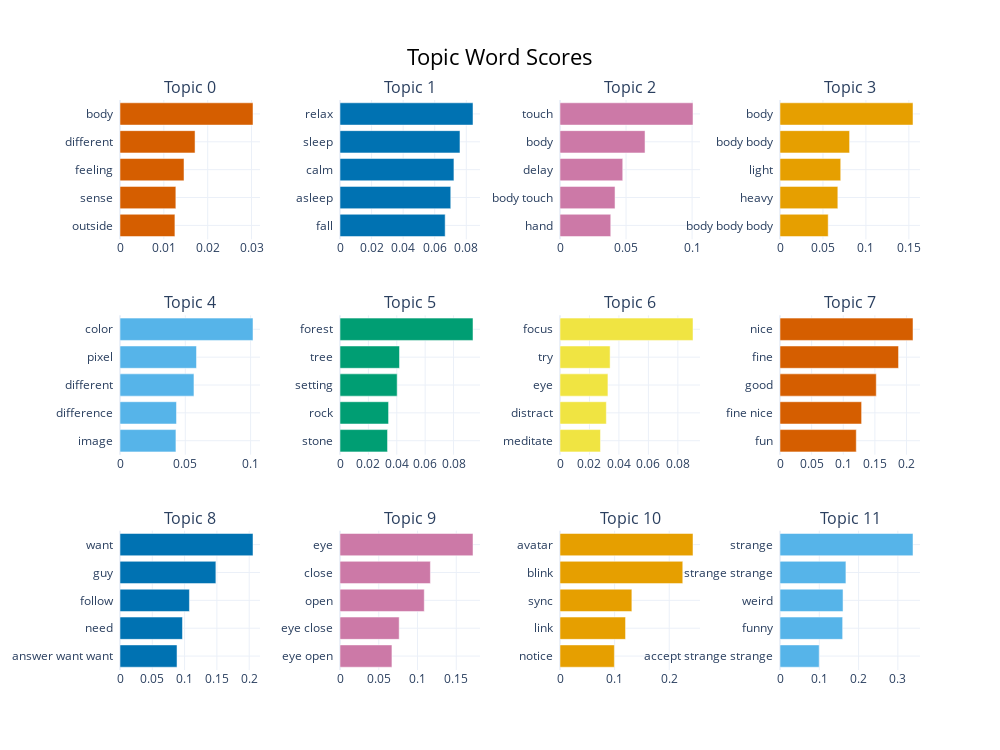

The notebook cell saved with this chart:
### Code cell
topic_model.visualize_barchart(top_n_topics=16)

### Figure 1 — Plotly figure (JSON) as saved in the notebook; plotly's stock layout.template omitted (floating-point values rounded to 4 significant figures)
{"data": [{"marker": {"color": "#D55E00"}, "orientation": "h", "type": "bar", "x": [0.01253, 0.01274, 0.0146, 0.01712, 0.03033], "xaxis": "x", "y": ["outside  ", "sense  ", "feeling  ", "different  ", "body  "], "yaxis": "y"}, {"marker": {"color": "#0072B2"}, "orientation": "h", "type": "bar", "x": [0.06662, 0.07015, 0.07216, 0.07599, 0.08424], "xaxis": "x2", "y": ["fall  ", "asleep  ", "calm  ", "sleep  ", "relax  "], "yaxis": "y2"}, {"marker": {"color": "#CC79A7"}, "orientation": "h", "type": "bar", "x": [0.03842, 0.04166, 0.0475, 0.06437, 0.1007], "xaxis": "x3", "y": ["hand  ", "body touch  ", "delay  ", "body  ", "touch  "], "yaxis": "y3"}, {"marker": {"color": "#E69F00"}, "orientation": "h", "type": "bar", "x": [0.0561, 0.06732, 0.0707, 0.081, 0.1548], "xaxis": "x4", "y": ["body body body  ", "heavy  ", "light  ", "body body  ", "body  "], "yaxis": "y4"}, {"marker": {"color": "#56B4E9"}, "orientation": "h", "type": "bar", "x": [0.04283, 0.04325, 0.05663, 0.05858, 0.1018], "xaxis": "x5", "y": ["image  ", "difference  ", "different  ", "pixel  ", "color  "], "yaxis": "y5"}, {"marker": {"color": "#009E73"}, "orientation": "h", "type": "bar", "x": [0.0335, 0.03423, 0.04029, 0.04194, 0.09373], "xaxis": "x6", "y": ["stone  ", "rock  ", "setting  ", "tree  ", "forest  "], "yaxis": "y6"}, {"marker": {"color": "#F0E442"}, "orientation": "h", "type": "bar", "x": [0.02747, 0.03145, 0.03253, 0.03401, 0.09028], "xaxis": "x7", "y": ["meditate  ", "distract  ", "eye  ", "try  ", "focus  "], "yaxis": "y7"}, {"marker": {"color": "#D55E00"}, "orientation": "h", "type": "bar", "x": [0.1206, 0.129, 0.1522, 0.1874, 0.2103], "xaxis": "x8", "y": ["fun  ", "fine nice  ", "good  ", "fine  ", "nice  "], "yaxis": "y8"}, {"marker": {"color": "#0072B2"}, "orientation": "h", "type": "bar", "x": [0.08828, 0.09672, 0.1075, 0.1484, 0.2059], "xaxis": "x9", "y": ["answer want want  ", "need  ", "follow  ", "guy  ", "want  "], "yaxis": "y9"}, {"marker": {"color": "#CC79A7"}, "orientation": "h", "type": "bar", "x": [0.06702, 0.07636, 0.1087, 0.1166, 0.1716], "xaxis": "x10", "y": ["eye open  ", "eye close  ", "open  ", "close  ", "eye  "], "yaxis": "y10"}, {"marker": {"color": "#E69F00"}, "orientation": "h", "type": "bar", "x": [0.09955, 0.12, 0.1316, 0.2248, 0.2435], "xaxis": "x11", "y": ["notice  ", "link  ", "sync  ", "blink  ", "avatar  "], "yaxis": "y11"}, {"marker": {"color": "#56B4E9"}, "orientation": "h", "type": "bar", "x": [0.09979, 0.1595, 0.1605, 0.1678, 0.3386], "xaxis": "x12", "y": ["accept strange strange  ", "funny  ", "weird  ", "strange strange  ", "strange  "], "yaxis": "y12"}], "layout": {"annotations": [{"font": {"size": 16}, "showarrow": false, "text": "Topic 0", "x": 0.0875, "xanchor": "center", "xref": "paper", "y": 1, "yanchor": "bottom", "yref": "paper"}, {"font": {"size": 16}, "showarrow": false, "text": "Topic 1", "x": 0.3625, "xanchor": "center", "xref": "paper", "y": 1, "yanchor": "bottom", "yref": "paper"}, {"font": {"size": 16}, "showarrow": false, "text": "Topic 2", "x": 0.6375, "xanchor": "center", "xref": "paper", "y": 1, "yanchor": "bottom", "yref": "paper"}, {"font": {"size": 16}, "showarrow": false, "text": "Topic 3", "x": 0.9125, "xanchor": "center", "xref": "paper", "y": 1, "yanchor": "bottom", "yref": "paper"}, {"font": {"size": 16}, "showarrow": false, "text": "Topic 4", "x": 0.0875, "xanchor": "center", "xref": "paper", "y": 0.6222, "yanchor": "bottom", "yref": "paper"}, {"font": {"size": 16}, "showarrow": false, "text": "Topic 5", "x": 0.3625, "xanchor": "center", "xref": "paper", "y": 0.6222, "yanchor": "bottom", "yref": "paper"}, {"font": {"size": 16}, "showarrow": false, "text": "Topic 6", "x": 0.6375, "xanchor": "center", "xref": "paper", "y": 0.6222, "yanchor": "bottom", "yref": "paper"}, {"font": {"size": 16}, "showarrow": false, "text": "Topic 7", "x": 0.9125, "xanchor": "center", "xref": "paper", "y": 0.6222, "yanchor": "bottom", "yref": "paper"}, {"font": {"size": 16}, "showarrow": false, "text": "Topic 8", "x": 0.0875, "xanchor": "center", "xref": "paper", "y": 0.2444, "yanchor": "bottom", "yref": "paper"}, {"font": {"size": 16}, "showarrow": false, "text": "Topic 9", "x": 0.3625, "xanchor": "center", "xref": "paper", "y": 0.2444, "yanchor": "bottom", "yref": "paper"}, {"font": {"size": 16}, "showarrow": false, "text": "Topic 10", "x": 0.6375, "xanchor": "center", "xref": "paper", "y": 0.2444, "yanchor": "bottom", "yref": "paper"}, {"font": {"size": 16}, "showarrow": false, "text": "Topic 11", "x": 0.9125, "xanchor": "center", "xref": "paper", "y": 0.2444, "yanchor": "bottom", "yref": "paper"}], "height": 750, "hoverlabel": {"bgcolor": "white", "font": {"family": "Rockwell", "size": 16}}, "showlegend": false, "title": {"font": {"color": "Black", "size": 22}, "text": "Topic Word Scores", "x": 0.5, "xanchor": "center", "yanchor": "top"}, "width": 1000, "xaxis": {"anchor": "y", "domain": [0, 0.175], "showgrid": true}, "xaxis10": {"anchor": "y10", "domain": [0.275, 0.45], "showgrid": true}, "xaxis11": {"anchor": "y11", "domain": [0.55, 0.725], "showgrid": true}, "xaxis12": {"anchor": "y12", "domain": [0.825, 1], "showgrid": true}, "xaxis2": {"anchor": "y2", "domain": [0.275, 0.45], "showgrid": true}, "xaxis3": {"anchor": "y3", "domain": [0.55, 0.725], "showgrid": true}, "xaxis4": {"anchor": "y4", "domain": [0.825, 1], "showgrid": true}, "xaxis5": {"anchor": "y5", "domain": [0, 0.175], "showgrid": true}, "xaxis6": {"anchor": "y6", "domain": [0.275, 0.45], "showgrid": true}, "xaxis7": {"anchor": "y7", "domain": [0.55, 0.725], "showgrid": true}, "xaxis8": {"anchor": "y8", "domain": [0.825, 1], "showgrid": true}, "xaxis9": {"anchor": "y9", "domain": [0, 0.175], "showgrid": true}, "yaxis": {"anchor": "x", "domain": [0.7556, 1], "showgrid": true}, "yaxis10": {"anchor": "x10", "domain": [0, 0.2444], "showgrid": true}, "yaxis11": {"anchor": "x11", "domain": [0, 0.2444], "showgrid": true}, "yaxis12": {"anchor": "x12", "domain": [0, 0.2444], "showgrid": true}, "yaxis2": {"anchor": "x2", "domain": [0.7556, 1], "showgrid": true}, "yaxis3": {"anchor": "x3", "domain": [0.7556, 1], "showgrid": true}, "yaxis4": {"anchor": "x4", "domain": [0.7556, 1], "showgrid": true}, "yaxis5": {"anchor": "x5", "domain": [0.3778, 0.6222], "showgrid": true}, "yaxis6": {"anchor": "x6", "domain": [0.3778, 0.6222], "showgrid": true}, "yaxis7": {"anchor": "x7", "domain": [0.3778, 0.6222], "showgrid": true}, "yaxis8": {"anchor": "x8", "domain": [0.3778, 0.6222], "showgrid": true}, "yaxis9": {"anchor": "x9", "domain": [0, 0.2444], "showgrid": true}}}
